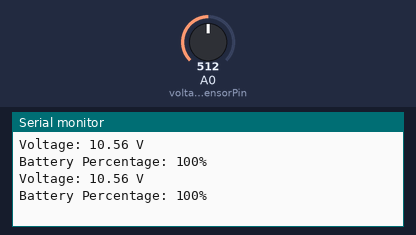
The sketch below on a simulated Arduino Uno, built with avr-gcc and run on an emulated ATmega328P. Parts: the last lines printed to the serial monitor. Inputs (shaded band) come from the test bench; at power-on: A0 (voltageSensorPin) = 512.

Above: at 1.8 s.
1.9 s: A0 (voltageSensorPin) set to 716
At 2.8 s:
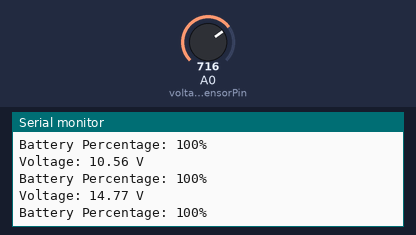
3.4 s: A0 (voltageSensorPin) set to 900
At 4.8 s:
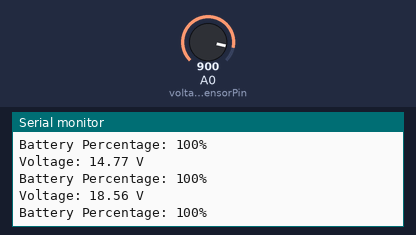
Timing chart, 0 to 6.4 s (numbered marks = the images above; inputs shaded):
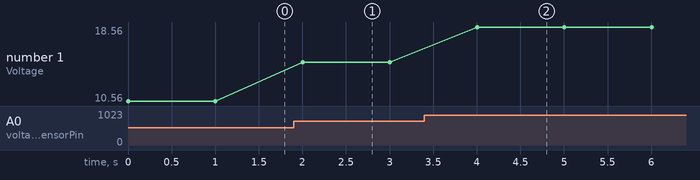

The sketch:

BatterLife.ino
```cpp
const int voltageSensorPin = A0;
const float voltageDividerRatio = 21.1 / 1023.0;
const float fullVoltage = 3.7; // Full voltage of the battery
const float lowBatVoltage = 3.0; // Low battery voltage threshold

void setup() {
  Serial.begin(9600);
}

void loop() {
  int sensorValue = analogRead(voltageSensorPin); // Read the analog voltage value
  float voltage = sensorValue * voltageDividerRatio; // Convert analog reading to voltage

  Serial.print("Voltage: ");
  Serial.print(voltage, 2);
  Serial.println(" V");

  float voltageRange = fullVoltage - lowBatVoltage; // Calculate the voltage range
  float remainingVoltage = voltage - lowBatVoltage; // Calculate the remaining voltage within the range

  // Calculate battery percentage
  int batteryPercentage = (remainingVoltage / voltageRange) * 100;
  batteryPercentage = constrain(batteryPercentage, 0, 100); // Ensure the percentage is within 0-100 range

  Serial.print("Battery Percentage: ");
  Serial.print(batteryPercentage);
  Serial.println("%");

  delay(1000);
}
```

Measured:
- after the input at 1.9 s, the serial monitor: prints a new line after 0.10 s (image 1)
- after the input at 3.4 s, the serial monitor: prints a new line after 0.60 s (image 2)
- plotted number 1: 10.56 → 14.77 after the input at 1.9 s, 14.77 → 18.56 after the input at 3.4 s
